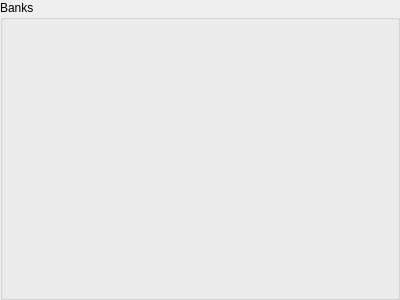
<?xml version="1.0" encoding="UTF-8"?>
<ui version="4.0">
 <class>skgbankplugin_board</class>
 <widget class="QWidget" name="skgbankplugin_board">
  <property name="geometry">
   <rect>
    <x>0</x>
    <y>0</y>
    <width>400</width>
    <height>300</height>
   </rect>
  </property>
  <layout class="QVBoxLayout" name="verticalLayout_2">
   <property name="margin">
    <number>0</number>
   </property>
   <item>
    <widget class="QGroupBox" name="kGroup">
     <property name="title">
      <string comment="Noun, a list of financial accounts">Banks</string>
     </property>
     <property name="alignment">
      <set>Qt::AlignLeading|Qt::AlignLeft|Qt::AlignTop</set>
     </property>
     <layout class="QVBoxLayout" name="verticalLayout">
      <property name="margin">
       <number>0</number>
      </property>
      <item>
       <widget class="QLabel" name="kLabel">
        <property name="text">
         <string/>
        </property>
        <property name="textFormat">
         <enum>Qt::RichText</enum>
        </property>
        <property name="alignment">
         <set>Qt::AlignLeading|Qt::AlignLeft|Qt::AlignTop</set>
        </property>
        <property name="textInteractionFlags">
         <set>Qt::LinksAccessibleByKeyboard|Qt::LinksAccessibleByMouse|Qt::TextBrowserInteraction|Qt::TextSelectableByKeyboard|Qt::TextSelectableByMouse</set>
        </property>
       </widget>
      </item>
     </layout>
    </widget>
   </item>
  </layout>
 </widget>
 <resources/>
 <connections/>
 <slots>
  <slot>onOpen(QString)</slot>
 </slots>
</ui>
